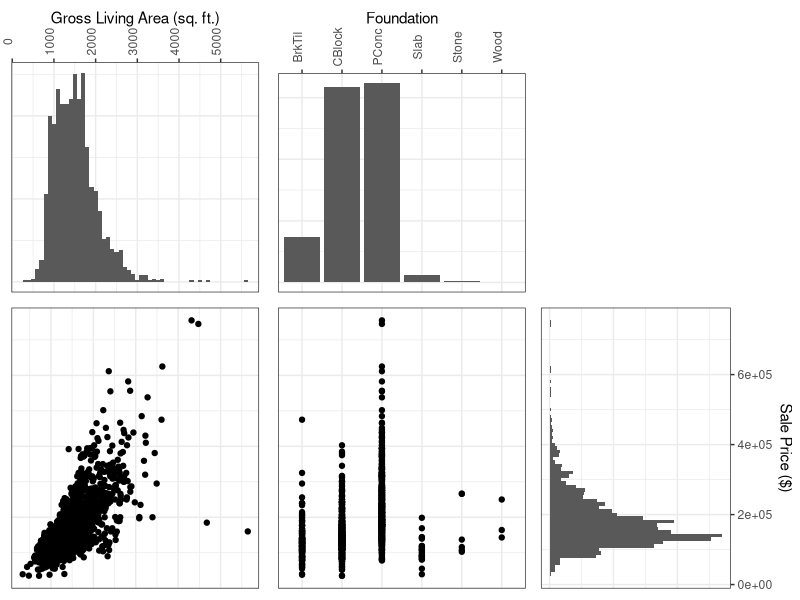
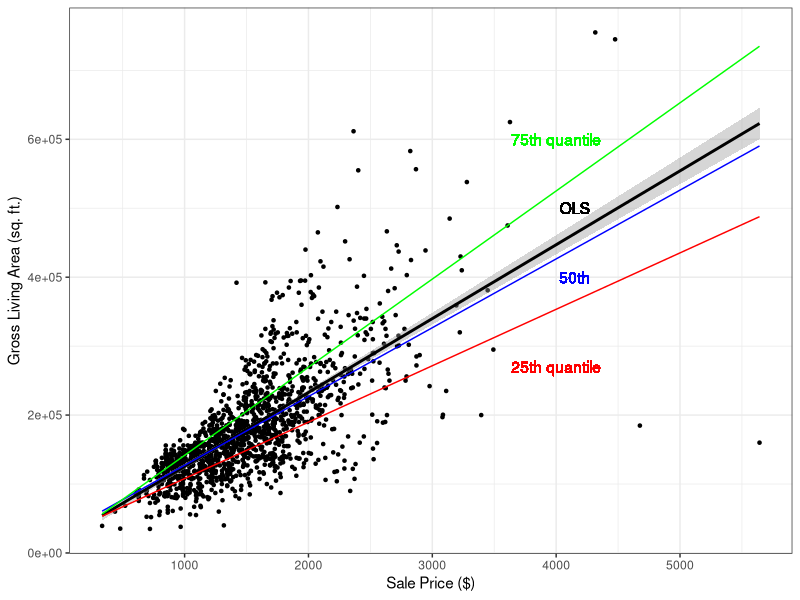
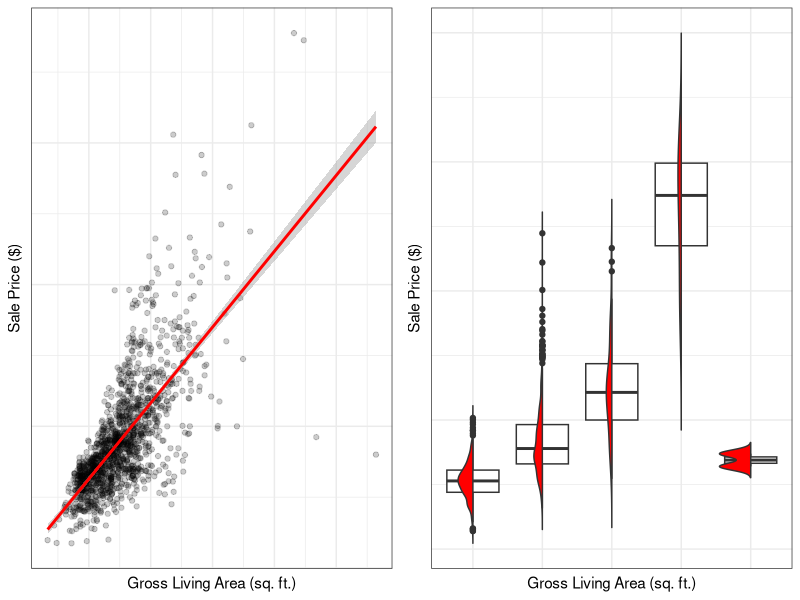

These figures' R source, in order:
## ---- chunk 1
library(quantreg)
library(Metrics)
require(gridExtra)
library(ggplot2)
library(dplyr)

df <- read.csv("TrainData.csv") |>
  na.omit()
## ---- chunk 2
suppressWarnings({

p1 <- df |> ggplot(aes(x = GrLivArea)) + geom_histogram(binwidth = 100) + theme_bw() + theme(axis.text.y = element_blank(), axis.text.x = element_text(angle = 90), axis.ticks.y = element_blank()) + ylab(NULL) + xlab("Gross Living Area (sq. ft.)") + scale_x_continuous(position = "top")

# p2 <- df |> ggplot(aes(x = LotArea)) + geom_histogram(binwidth = 5) + theme_bw() + theme(axis.text.y = element_blank(), axis.text.x = element_text(angle = 90), axis.ticks.y = element_blank()) + ylab(NULL) + xlab("Year Built") + scale_x_continuous(position = "top")

p3 <- df |> ggplot(aes(x = Foundation)) + geom_histogram(stat="count") + theme_bw() + theme(axis.text.y = element_blank(), axis.text.x = element_text(angle = 90), axis.ticks.y = element_blank()) + ylab(NULL) + xlab("Foundation") + scale_x_discrete(position = "top")

p4 <- ggplot() + theme_minimal()

p5 <- df |> ggplot(aes(x = GrLivArea, y = SalePrice)) + geom_point() + theme_bw() + theme(axis.text = element_blank(), axis.ticks = element_blank()) + ylab(NULL) + xlab(NULL)

# p6 <- df |> ggplot(aes(x = LotArea, y = SalePrice)) + geom_point() + theme_bw() + theme(axis.text = element_blank(), axis.ticks = element_blank()) + ylab(NULL) + xlab(NULL)

p7 <- df |> ggplot(aes(x = Foundation, y = SalePrice)) + geom_point() + theme_bw() + theme(axis.text = element_blank(), axis.ticks = element_blank()) + ylab(NULL) + xlab(NULL)

p8 <- df |> ggplot(aes(x = SalePrice)) + geom_histogram(binwidth = 10000) + theme_bw() + ylab(NULL) + xlab("Sale Price ($)") + coord_flip() + scale_x_continuous(position = "top") + theme(axis.text.x = element_blank(), axis.ticks.x = element_blank())

# grid.arrange(p1, p2, p3, p4, p5, p6, p7, p8, nrow = 2)
grid.arrange(p1, p3, p4, p5, p7, p8, nrow = 2)

})
## ---- chunk 3
df |> ggplot(aes(y = SalePrice, x = GrLivArea)) +
  geom_point(size = 0.9) +
  stat_smooth(method = lm, color = "black") +
  geom_text(aes(x = 4150, y = 500000, label = "OLS"), color="black") + 
  geom_quantile(quantiles=0.25, color="red") + 
  geom_text(aes(x = 4000, y = 270000, label = "25th quantile"), color="red") + 
  geom_quantile(quantiles=0.5, color="blue") + 
  geom_text(aes(x = 4150, y = 400000, label = "50th"), color="blue") + 
  geom_quantile(quantiles=0.75, color="green") + 
  geom_text(aes(x = 4000, y = 600000, label = "75th quantile"), color="green") + 
  xlab("Sale Price ($)") +
  ylab("Gross Living Area (sq. ft.)") +
  theme_bw()
## ---- chunk 4
qr50 = rq(data=df, SalePrice ~ GrLivArea + LotArea + TotRmsAbvGrd + as.factor(LotShape) + as.factor(Foundation), tau=0.5)
qr50_summary = summary(qr50)

ols = lm(data=df, SalePrice ~ GrLivArea + LotArea + TotRmsAbvGrd + as.factor(LotShape) + as.factor(Foundation))
ols_summary = summary(ols)
ols_summary

taus <- seq(from=0, to=1, by=.01)
qrs = rq(data=df, SalePrice ~ GrLivArea + LotArea + TotRmsAbvGrd + as.factor(LotShape) + as.factor(Foundation), tau=taus)
## ---- chunk 5
fullDataLength = length(df$SalePrice)
fullDataLength
count10per = fullDataLength / 10
count10per
sorted_df_desc <- df[order(-df$SalePrice),]
Q90SalePrice <- sorted_df_desc[0:count10per, ] # data greater than 90% of data
length(Q90SalePrice$SalePrice)

qr90_m = rq(data=df, SalePrice ~ GrLivArea + LotArea + TotRmsAbvGrd + as.factor(LotShape) + as.factor(Foundation), tau=0.90)

ols_q90_predictions <- predict(ols, newdata=Q90SalePrice)
ols_q90_mae <- mae(ols_q90_predictions, Q90SalePrice$SalePrice)
ols_q90_mae

qr90_q90_predictions <- predict(qr90_m, newdata=Q90SalePrice)
qr90_q90_mae <- mae(qr90_q90_predictions, Q90SalePrice$SalePrice)
qr90_q90_mae

###########
sorted_df_asc <- df[order(df$SalePrice),]
length(sorted_df_asc$SalePrice)
Q10SalePrice <- sorted_df_asc[0:count10per, ] # data lower than 90% of data
length(Q10SalePrice$SalePrice)

qr10_m = rq(data=df, SalePrice ~ GrLivArea + LotArea + TotRmsAbvGrd + as.factor(LotShape) + as.factor(Foundation), tau=0.10)

ols_q10_predictions <- predict(ols, newdata=Q10SalePrice)
ols_q10_mae <- mae(ols_q10_predictions, Q10SalePrice$SalePrice)
ols_q10_mae

qr10_q10_predictions <- predict(qr10_m, newdata=Q10SalePrice)
qr10_q10_mae <- mae(qr10_q10_predictions, Q10SalePrice$SalePrice)
qr10_q10_mae

## ---- chunk 6
ols_r <- ols_summary$residuals
# Min OLS error
ols_r_min <- format(round(min(ols_r), digits=0), scientific=F)
# Absolute min OLS error
ols_r_min_abs <- format(round(min(abs(ols_r)), digits=0), scientific=F)
# Max OLS error
ols_r_max <- format(round(max(ols_r), digits=0), scientific=F)
# Absolute max OLS error
ols_r_max_abs <- format(round(max(abs(ols_r)), digits=0), scientific=F)
# Avg QR OLS error
ols_r_mean_abs <- format(round(mean(abs(ols_r)), digits=0), scientific=F)

# Min QR 50th error
qr50_r <- qr50_summary$residuals
qr50_r_min <- format(round(min(qr50_r), digits=0), scientific=F)
# Absolute min QR 50th error
qr50_r_min_abs <- format(round(min(abs(qr50_r)), digits=0), scientific=F)
# Max QR 50th error
qr50_r_max <- format(round(max(qr50_r), digits=0), scientific=F)
# Absolute max QR 50th error
qr50_r_max_abs <- format(round(max(abs(qr50_r)), digits=0), scientific=F)
# Avg QR 50th error
qr50_r_mean_abs <- format(round(mean(abs(qr50_r)), digits=0), scientific=F)



ols_q90_r <- Q90SalePrice$SalePrice - ols_q90_predictions
# Avg OLS error
ols_q90_r_abs_avg <- format(round(mean(abs(ols_q90_r)), digits=0), scientific=F)
# Min OLS error
ols_q90_r_min <- format(round(min(ols_q90_r), digits=0), scientific=F)
# Absolute min OLS error
ols_q90_r_min_abs <- format(round(min(abs(ols_q90_r)), digits=0), scientific=F)
# Max OLS error
ols_q90_r_max <- format(round(max(ols_q90_r), digits=0), scientific=F)
# Absolute max OLS error
ols_q90_r_max_abs <- format(round(max(abs(ols_q90_r)), digits=0), scientific=F)

### QR for tau = 0.9
qr90_q90_r <- Q90SalePrice$SalePrice - qr90_q90_predictions
# Avg QR 90th error
qr90_q90_r_abs_avg <- format(round(mean(abs(qr90_q90_r)), digits=0), scientific=F)
# Min QR 90th error
qr90_q90_r_min <- format(round(min(qr90_q90_r), digits=0), scientific=F)
# Absolute min QR 90th error
qr90_q90_r_min_abs <- format(round(min(abs(qr90_q90_r)), digits=0), scientific=F)
# Max QR 90th error
qr90_q90_r_max <- format(round(max(qr90_q90_r), digits=0), scientific=F)
# Absolute max QR 90th error
qr90_q90_r_max_abs <- format(round(max(abs(qr90_q90_r)), digits=0), scientific=F)



ols_q10_r <- Q10SalePrice$SalePrice - ols_q10_predictions
# Avg OLS error
ols_q10_r_abs_avg <- format(round(mean(abs(ols_q10_r)), digits=0), scientific=F)
# Min OLS error
ols_q10_r_min <- format(round(min(ols_q10_r), digits=0), scientific=F)
# Absolute min OLS error
ols_q10_r_min_abs <- format(round(min(abs(ols_q10_r)), digits=0), scientific=F)
# Max OLS error
ols_q10_r_max <- format(round(max(ols_q10_r), digits=0), scientific=F)
# Absolute max OLS error
ols_q10_r_max_abs <- format(round(max(abs(ols_q10_r)), digits=0), scientific=F)

qr10_q10_r <- Q10SalePrice$SalePrice - qr10_q10_predictions
# Avg QR 10th error
qr10_q10_r_abs_avg <- format(round(mean(abs(qr10_q10_r)), digits=0), scientific=F)
# Min QR 10th error
qr10_q10_r_min <- format(round(min(qr10_q10_r), digits=0), scientific=F)
# Absolute min QR 10th error
qr10_q10_r_min_abs <- format(round(min(abs(qr10_q10_r)), digits=0), scientific=F)
# Max QR 10th error
qr10_q10_r_max <- format(round(max(qr10_q10_r), digits=0), scientific=F)
# Absolute max QR 10th error
qr10_q10_r_max_abs <- format(round(max(abs(qr10_q10_r)), digits=0), scientific=F)

# function to make text bold
emphSmaller <- function(s, c) {
  ifelse(abs(as.numeric(s)) <= abs(as.numeric(c)), paste("<u>", s, "</u>", sep=""), paste(s, sep=""))
}
## ---- chunk 7
getQrModel <- function(data1, tau1, equation) {
  rq(data=data1, equation, tau=tau1)
}

getPvalue <- function(model1, model2) {
  anova(model1, model2)["table"]$table["pvalue"]
}

formatNumber <- function(x) {
  format(round(x, digits=2), scientific=TRUE)
}

emphSignificant <- function(n) {
  n <- format(n, scientific=T)
  ifelse(as.numeric(n) < 0.01, paste(n, "**", sep=""), paste("<u>", n, "</u>", sep=""))
}

eq_full <- SalePrice ~ GrLivArea + LotArea + TotRmsAbvGrd + as.factor(LotShape) + as.factor(Foundation)
eq_no_foundation <- SalePrice ~ GrLivArea + LotArea + TotRmsAbvGrd + as.factor(LotShape)
eq_no_lotshape <- SalePrice ~ GrLivArea + LotArea + TotRmsAbvGrd + as.factor(Foundation)


qr15 <- getQrModel(df, 0.15, eq_full)
qr15_no_f <- getQrModel(df, 0.15, eq_no_foundation)
qr15_no_lot <- getQrModel(df, 0.15, eq_no_lotshape)

foundation_15_p <- getPvalue(qr15, qr15_no_f)
lotshape_15_p <- getPvalue(qr15, qr15_no_lot)


qr25 <- getQrModel(df, 0.25, eq_full)
qr25_no_f <- getQrModel(df, 0.25, eq_no_foundation)
qr25_no_lot <- getQrModel(df, 0.25, eq_no_lotshape)

foundation_25_p <- getPvalue(qr25, qr25_no_f)
lotshape_25_p <- getPvalue(qr25, qr25_no_lot)


qr50 <- getQrModel(df, 0.50, eq_full)
qr50_no_f <- getQrModel(df, 0.50, eq_no_foundation)
qr50_no_lot <- getQrModel(df, 0.50, eq_no_lotshape)

foundation_50_p <- getPvalue(qr50, qr50_no_f)
lotshape_50_p <- getPvalue(qr50, qr50_no_lot)


qr80 <- getQrModel(df, 0.80, eq_full)
qr80_no_f <- getQrModel(df, 0.80, eq_no_foundation)
qr80_no_lot <- getQrModel(df, 0.80, eq_no_lotshape)

foundation_80_p <- getPvalue(qr80, qr80_no_f)
lotshape_80_p <- getPvalue(qr80, qr80_no_lot)


qr95 <- getQrModel(df, 0.95, eq_full)
qr95_no_f <- getQrModel(df, 0.95, eq_no_foundation)
qr95_no_lot <- getQrModel(df, 0.95, eq_no_lotshape)

foundation_95_p <- getPvalue(qr95, qr95_no_f)
lotshape_95_p <- getPvalue(qr95, qr95_no_lot)

anova_ols_foundation <- anova(ols, lm(data=df, eq_no_foundation))
anova_ols_lotshape <- anova(ols, lm(data=df, eq_no_lotshape))
## ---- chunk 8
qrs_summary <- summary(qrs, se = "iid")
#tau: 0.1
q10_sig <- qrs_summary[11][[1]]$coefficients[,4][0:4]
#tau: 0.25
q25_sig <- qrs_summary[26][[1]]$coefficients[,4][0:4]
#tau: 0.5
q50_sig <- qrs_summary[51][[1]]$coefficients[,4][0:4]
#tau: 0.75
q75_sig <- qrs_summary[76][[1]]$coefficients[,4][0:4]
#tau: 0.9
q90_sig <- qrs_summary[91][[1]]$coefficients[,4][0:4]
#ols significance
ols_pvalues <- ols_summary$coefficients[,4]
## ---- chunk 9
olsMae = mae(predict(ols), df$SalePrice)
olsMae
Qr50Mae = mae(predict(qr50), df$SalePrice)
Qr50Mae
## ---- chunk 10
olsRmse = rmse(predict(ols), df$SalePrice)
olsRmse
Qr50Rmse = rmse(predict(qr50), df$SalePrice)
Qr50Rmse
## ---- chunk 11
ols_q90_rmse <- rmse(ols_q90_predictions, Q90SalePrice$SalePrice)
ols_q90_rmse

qr90_q90_rmse <- rmse(qr90_q90_predictions, Q90SalePrice$SalePrice)
qr90_q90_rmse

ols_q10_rmse <- rmse(ols_q10_predictions, Q10SalePrice$SalePrice)
ols_q10_rmse

qr10_q10_rmse <- rmse(qr10_q10_predictions, Q10SalePrice$SalePrice)
qr10_q10_rmse
## ---- chunk 12
"%||%" <- function(a, b) {
  if (!is.null(a)) a else b
}

geom_flat_violin <- function(mapping = NULL, data = NULL, stat = "ydensity",
                        position = "dodge", trim = TRUE, scale = "area",
                        show.legend = NA, inherit.aes = TRUE, ...) {
  layer(
    data = data,
    mapping = mapping,
    stat = stat,
    geom = GeomFlatViolin,
    position = position,
    show.legend = show.legend,
    inherit.aes = inherit.aes,
    params = list(
      trim = trim,
      scale = scale,
      ...
    )
  )
}

GeomFlatViolin <-
  ggproto("GeomFlatViolin", Geom,
          setup_data = function(data, params) {
            data$width <- data$width %||%
              params$width %||% (resolution(data$x, FALSE) * 0.9)

            # ymin, ymax, xmin, and xmax define the bounding rectangle for each group
            data |>
              group_by(group) |>
              mutate(ymin = min(y),
                     ymax = max(y),
                     xmin = x - width / 2,
                     xmax = x)
          },

          draw_group = function(data, panel_scales, coord) {
            # Find the points for the line to go all the way around
            data <- transform(data, 
                              xmaxv = x,
                              xminv = x + violinwidth * (xmin - x))

            # Make sure it's sorted properly to draw the outline
            newdata <- rbind(plyr::arrange(transform(data, x = xminv), y),
                             plyr::arrange(transform(data, x = xmaxv), -y))

            # Close the polygon: set first and last point the same
            # Needed for coord_polar and such
            newdata <- rbind(newdata, newdata[1,])

            ggplot2:::ggname("geom_flat_violin", GeomPolygon$draw_panel(newdata, panel_scales, coord))
          },

          draw_key = draw_key_polygon,

          default_aes = aes(weight = 1, colour = "grey20", fill = "white", size = 0.5,
                            alpha = NA, linetype = "solid"),

          required_aes = c("x", "y")
)

# Define the number of bins and discretion the predictor variable 'x'
num_bins <-5
df$GrLivArea_bins <- cut(df$GrLivArea, breaks = num_bins, labels = FALSE)


p1 <- df |> ggplot(aes(x = GrLivArea, y = SalePrice)) + geom_point(alpha=0.2) + geom_smooth(method=lm, color="red") +
  theme_bw() + theme(axis.text = element_blank(), axis.ticks = element_blank()) + ylab("Sale Price ($)") + xlab("Gross Living Area (sq. ft.)")

# get 75quantile line
quantiles <- df |> aggregate(SalePrice ~ factor(GrLivArea_bins), FUN = function(x) quantile(x, probs = 0.75))

p2 <- df |> ggplot(aes(x = factor(GrLivArea_bins), y = SalePrice)) +
   geom_boxplot() + geom_flat_violin(trim=FALSE, draw_quantiles = 0.1, fill="red") +
     theme_bw() + theme(axis.text = element_blank(), axis.ticks = element_blank()) + ylab("Sale Price ($)") + xlab("Gross Living Area (sq. ft.)") 


# Arrange the plots side by side
grid.arrange(p1, p2, nrow = 1)
## ---- chunk 13
qr10 = rq(data=df, SalePrice ~ GrLivArea + LotArea + TotRmsAbvGrd + as.factor(LotShape) + as.factor(Foundation), tau=0.1)
t(qr10$coefficients)
